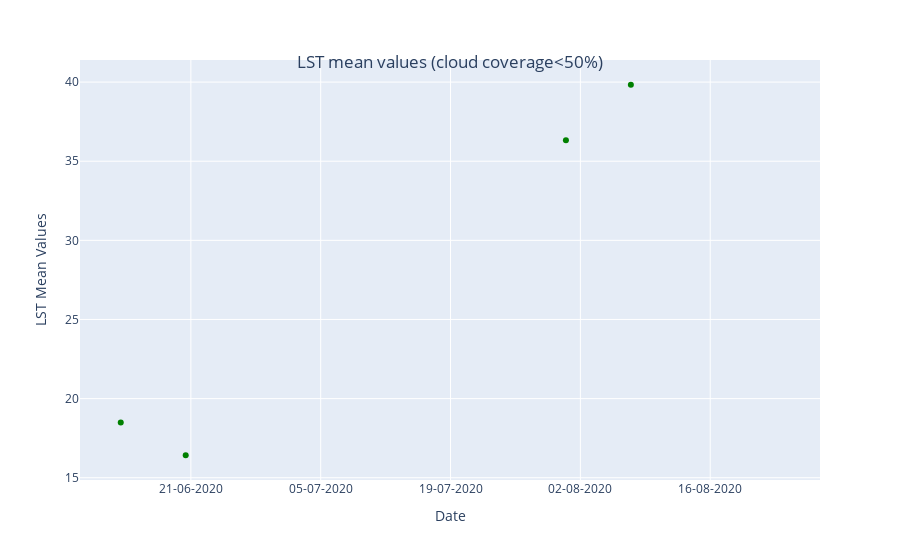

Write notebook code for a chart like this one.
### Markdown cell above
- We display the measured data of the 2m air temperature together with the LST data, to see for which days we downloaded the LST data.
- This step will give us the information if we downloaded the data for the days with the highest air temperature.

### Code cell
# Create a dictionary from your data
data = {'Dates': lst_dates, 'Values': mean_values_list}
# Create a DataFrame from the dictionary

df = pd.DataFrame(data)
# Plot using Plotly Express
fig = px.scatter(df, x='Dates', y='Values', labels={'Dates': 'Date', 'Values': 'LST Mean Values'}, color='Values')
fig.update_traces(marker=dict(color='green'))  # Set dot color to green
fig.update_traces(mode='markers')  # Display as dots
# Add title and center it
fig.update_layout(title_text='LST mean values (cloud coverage<50%)',
                  title_x=0.5,  # Center the title horizontally
                  title_y=0.9)  # Adjust vertical position if needed
fig.update_xaxes(tickformat='%d-%m-%Y')
fig.show()

### Figure 1 — Plotly figure (JSON) as saved in the notebook; plotly's stock layout.template omitted (floating-point values rounded to 4 significant figures)
{"data": [{"hovertemplate": "Date=%{x}<br>LST Mean Values=%{marker.color}<extra></extra>", "legendgroup": "", "marker": {"color": "green", "coloraxis": "coloraxis", "symbol": "circle"}, "mode": "markers", "name": "", "orientation": "v", "showlegend": false, "type": "scatter", "x": ["2020-06-13T10:33:29", "2020-06-20T10:39:43", "2020-06-29T10:33:37", "2020-07-06T10:39:51", "2020-07-15T10:33:43", "2020-07-22T10:39:56", "2020-07-31T10:33:48", "2020-08-07T10:40:00", "2020-08-16T10:33:52", "2020-08-23T10:40:07"], "xaxis": "x", "y": [18.49, 16.42, null, null, null, null, 36.33, 39.83, null, null], "yaxis": "y"}], "layout": {"coloraxis": {"colorbar": {"title": {"text": "LST Mean Values"}}, "colorscale": [[0, "#0d0887"], [0.1111, "#46039f"], [0.2222, "#7201a8"], [0.3333, "#9c179e"], [0.4444, "#bd3786"], [0.5556, "#d8576b"], [0.6667, "#ed7953"], [0.7778, "#fb9f3a"], [0.8889, "#fdca26"], [1, "#f0f921"]]}, "legend": {"tracegroupgap": 0}, "margin": {"t": 60}, "title": {"text": "LST mean values (cloud coverage<50%)", "x": 0.5, "y": 0.9}, "xaxis": {"anchor": "y", "domain": [0, 1], "tickformat": "%d-%m-%Y", "title": {"text": "Date"}}, "yaxis": {"anchor": "x", "domain": [0, 1], "title": {"text": "LST Mean Values"}}}}
